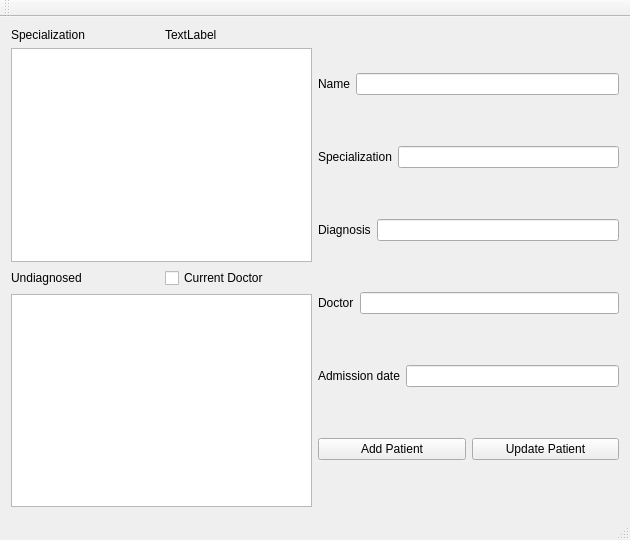
<?xml version="1.0" encoding="UTF-8"?>
<ui version="4.0">
 <class>ExamProjectClass</class>
 <widget class="QMainWindow" name="ExamProjectClass">
  <property name="geometry">
   <rect>
    <x>0</x>
    <y>0</y>
    <width>630</width>
    <height>540</height>
   </rect>
  </property>
  <property name="windowTitle">
   <string>ExamProject</string>
  </property>
  <widget class="QWidget" name="centralWidget">
   <layout class="QHBoxLayout" name="horizontalLayout_9">
    <item>
     <layout class="QVBoxLayout" name="verticalLayout_3">
      <item>
       <layout class="QHBoxLayout" name="horizontalLayout_8">
        <item>
         <widget class="QLabel" name="label_7">
          <property name="text">
           <string>Specialization</string>
          </property>
         </widget>
        </item>
        <item>
         <widget class="QLabel" name="SpecializationLabel">
          <property name="text">
           <string>TextLabel</string>
          </property>
         </widget>
        </item>
       </layout>
      </item>
      <item>
       <layout class="QVBoxLayout" name="verticalLayout_2">
        <item>
         <widget class="QListWidget" name="PatientslistWidget"/>
        </item>
        <item>
         <layout class="QHBoxLayout" name="horizontalLayout_7">
          <item>
           <widget class="QLabel" name="label">
            <property name="text">
             <string>Undiagnosed</string>
            </property>
           </widget>
          </item>
          <item>
           <widget class="QCheckBox" name="checkBox">
            <property name="text">
             <string>Current Doctor</string>
            </property>
           </widget>
          </item>
         </layout>
        </item>
        <item>
         <widget class="QListWidget" name="UndiagnosedlistWidget"/>
        </item>
       </layout>
      </item>
     </layout>
    </item>
    <item>
     <layout class="QVBoxLayout" name="verticalLayout">
      <item>
       <layout class="QHBoxLayout" name="horizontalLayout">
        <item>
         <widget class="QLabel" name="label_2">
          <property name="text">
           <string>Name</string>
          </property>
         </widget>
        </item>
        <item>
         <widget class="QLineEdit" name="namelineEdit"/>
        </item>
       </layout>
      </item>
      <item>
       <layout class="QHBoxLayout" name="horizontalLayout_2">
        <item>
         <widget class="QLabel" name="label_3">
          <property name="text">
           <string>Specialization</string>
          </property>
         </widget>
        </item>
        <item>
         <widget class="QLineEdit" name="specializationlineEdit"/>
        </item>
       </layout>
      </item>
      <item>
       <layout class="QHBoxLayout" name="horizontalLayout_3">
        <item>
         <widget class="QLabel" name="label_4">
          <property name="text">
           <string>Diagnosis</string>
          </property>
         </widget>
        </item>
        <item>
         <widget class="QLineEdit" name="diagnosislineEdit"/>
        </item>
       </layout>
      </item>
      <item>
       <layout class="QHBoxLayout" name="horizontalLayout_4">
        <item>
         <widget class="QLabel" name="label_5">
          <property name="text">
           <string>Doctor</string>
          </property>
         </widget>
        </item>
        <item>
         <widget class="QLineEdit" name="doctorlineEdit"/>
        </item>
       </layout>
      </item>
      <item>
       <layout class="QHBoxLayout" name="horizontalLayout_5">
        <item>
         <widget class="QLabel" name="label_6">
          <property name="text">
           <string>Admission date</string>
          </property>
         </widget>
        </item>
        <item>
         <widget class="QLineEdit" name="datelineEdit"/>
        </item>
       </layout>
      </item>
      <item>
       <layout class="QHBoxLayout" name="horizontalLayout_6">
        <item>
         <widget class="QPushButton" name="AddpushButton">
          <property name="text">
           <string>Add Patient</string>
          </property>
         </widget>
        </item>
        <item>
         <widget class="QPushButton" name="UpdatePushButton">
          <property name="text">
           <string>Update Patient</string>
          </property>
         </widget>
        </item>
       </layout>
      </item>
     </layout>
    </item>
   </layout>
  </widget>
  <widget class="QMenuBar" name="menuBar">
   <property name="geometry">
    <rect>
     <x>0</x>
     <y>0</y>
     <width>630</width>
     <height>21</height>
    </rect>
   </property>
  </widget>
  <widget class="QToolBar" name="mainToolBar">
   <attribute name="toolBarArea">
    <enum>TopToolBarArea</enum>
   </attribute>
   <attribute name="toolBarBreak">
    <bool>false</bool>
   </attribute>
  </widget>
  <widget class="QStatusBar" name="statusBar"/>
 </widget>
 <layoutdefault spacing="6" margin="11"/>
 <resources>
  <include location="ExamProject.qrc"/>
 </resources>
 <connections/>
</ui>
